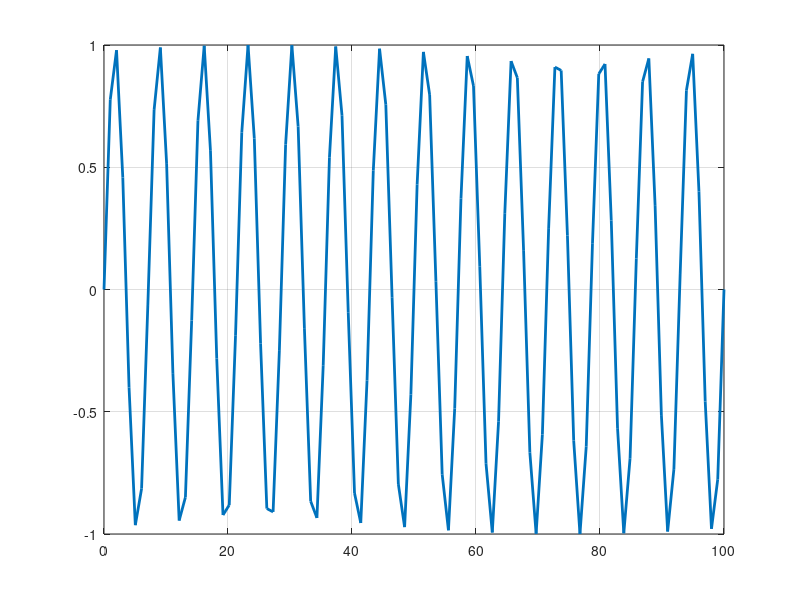
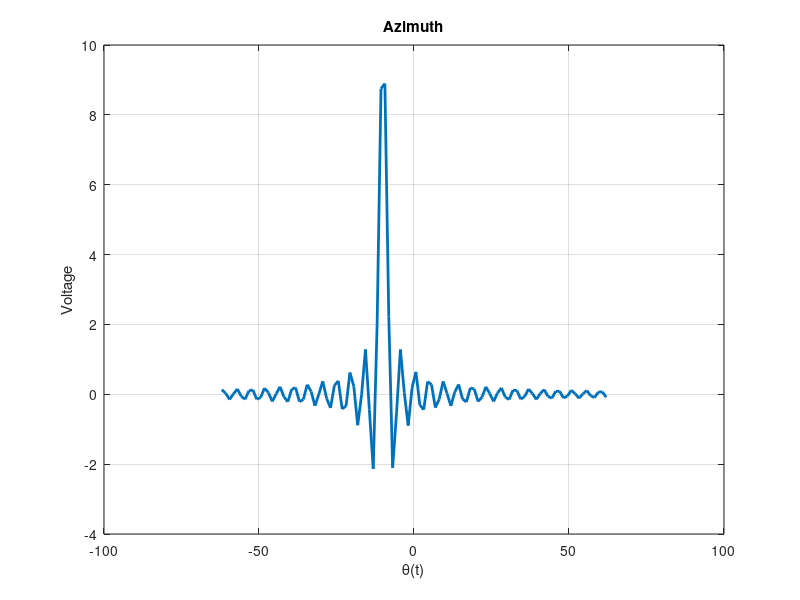
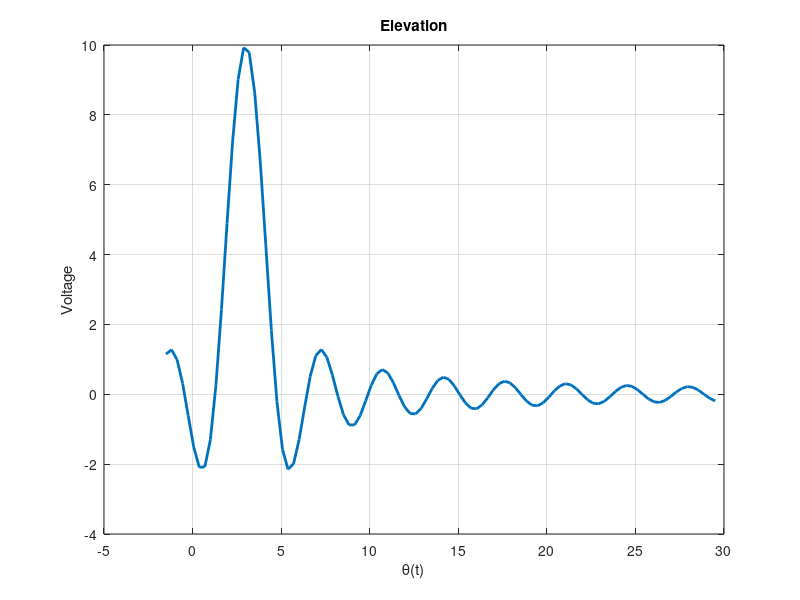
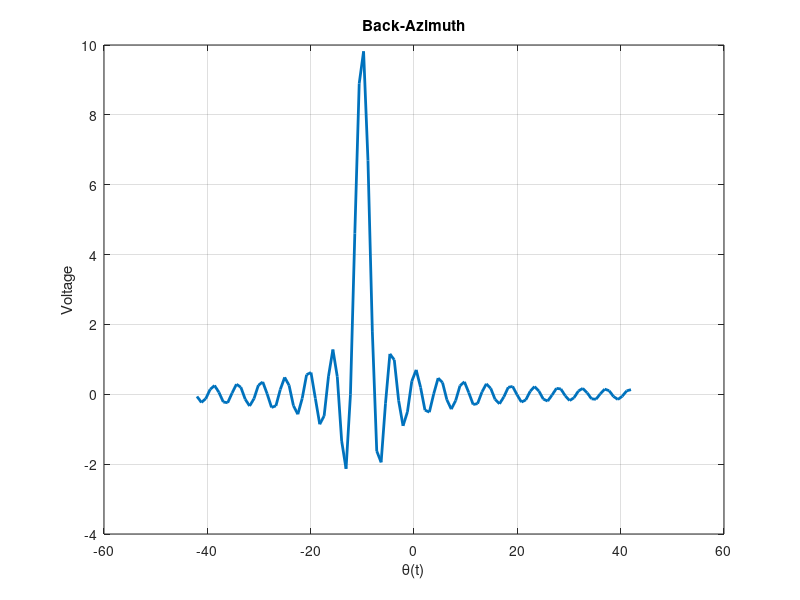

Source code (MATLAB) for these figures, in order:

close all;
clear; 
clc;

% Generate Lookup Tables

low1 = -10;
high1 = 10;
low2 = -2048;
high2 = 2047;

AZ_lim = [-62, 62];
EL_lim = [-1.5, 29.5];
BAZ_lim = [-42, 42];
HRAZ_lim = [-42, 42];


f = 78.125e3; % Given carrier frequency
w = 2 * pi * f;
dac = @(value, input_low, input_high, output_low, output_high) round( output_low + (value - input_low) * (output_high - output_low) / (input_high - input_low) );

line_length = 10;

sample_num = 100;


t = linspace(0, sample_num);

carrier_wave = sin(w*t);

figure(1);
plot(t, carrier_wave, 'LineWidth', 2);
grid on;

%% Standard Sine Wave at Carrier Frequency
fprintf('Carrier Signal Lookup Table\n');
for k = 1:sample_num/line_length
    for m = 1:line_length
        fprintf('%d, ', dac(carrier_wave(line_length*(k - 1) + m ), low1, high1, low2, high2) );
    end
    fprintf('\n');
end

fprintf('\n\n');

%% Azimuth Sinc Pulse
ang_min = AZ_lim(1);
ang_max = AZ_lim(2);
bw = 2;
a = 10;

t = linspace(0, 50*(ang_max - ang_min));
theta_t = ang_min + (t ./ 50);
theta_r = -10;

x = (theta_t - theta_r) / (1.15 * bw);

azimuth = a * (sin(pi * x) ./ (pi * x));

figure(2);
plot(theta_t, azimuth, 'LineWidth', 2);
title('Azimuth');
xlabel('\theta(t)');
ylabel('Voltage');
grid on;

fprintf('AZ Scanning Beam Lookup Table\n');
for k = 1:length(azimuth)/line_length
    for m = 1:line_length
        fprintf('%d, ', dac(azimuth(line_length*(k-1) + m), low1, high1, low2, high2));
    end
    fprintf('\n');
end

fprintf('\n\n');

%% Elevation Sinc Pulse
ang_min = EL_lim(1);
ang_max = EL_lim(2);
bw = 1.5;
a = 10;

t = linspace(0, 50*(ang_max - ang_min));
theta_t = ang_min + (t ./ 50);
theta_r = 3;

x = (theta_t - theta_r) / (1.15 * bw);

elevation = a * (sin(pi * x)) ./ (pi * x);

figure(3);
plot(theta_t, elevation, 'LineWidth', 2);
title('Elevation');
xlabel('\theta(t)');
ylabel('Voltage');
grid on;

fprintf('EL Scanning Beam Lookup Table\n');
for k = 1:length(elevation)/line_length
    for m = 1:line_length
        fprintf('%d, ', dac(elevation(line_length*(k-1) + m), low1, high1, low2, high2));
    end
    fprintf('\n');
end

fprintf('\n\n');

%% Back Azimuth Sinc Pulse
ang_min = BAZ_lim(1);
ang_max = BAZ_lim(2);
bw = 2;
a = 10;

t = linspace(0, 50*(ang_max - ang_min));
theta_t = ang_min + (t ./ 50);
theta_r = -10;

x = (theta_t - theta_r) / (1.15 * bw);

backazimuth = a * (sin(pi * x)) ./ (pi * x);

figure(4);
plot(theta_t, backazimuth, 'LineWidth', 2);
title('Back-Azimuth');
xlabel('\theta(t)');
ylabel('Voltage');
grid on;

fprintf('BAZ Scanning Beam Lookup Table\n');
for k = 1:length(backazimuth)/line_length
    for m = 1:line_length
        fprintf('%d, ', dac(backazimuth(line_length*(k-1) + m), low1, high1, low2, high2));
    end
    fprintf('\n');
end
